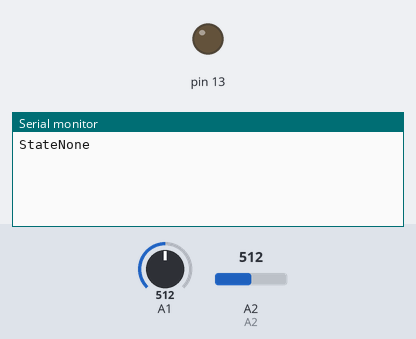
A sketch run on a simulated Arduino Micro, built with avr-gcc and run on an emulated ATmega32U4. Parts: output pins drawn as LEDs (lit = HIGH), the last lines printed to the serial monitor. The test bench sets the inputs (shaded band); at power-on: A2 = 512, A1 = 512. USB keyboard and mouse output is not drawn.

Above: at 1.2 s.
1.3 s: A2 set to 190
At 2.2 s:
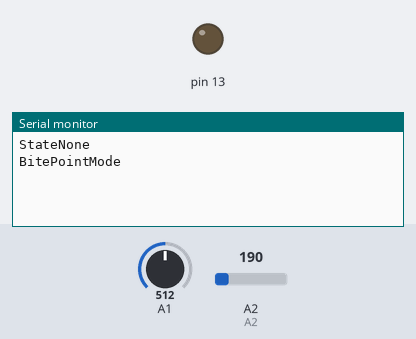
2.8 s: A2 set to 275
At 3.3 s:
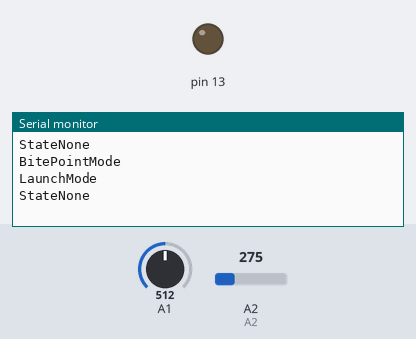

Measured:
- after the input at 1.3 s, the serial monitor: prints a new line at once (image 1)
- after the input at 2.8 s, the serial monitor: prints a new line at once (image 2)

The sketch:

Clutch.ino
```cpp
// Dual Clutch Controller
// Arduino Leonardo or Arduino Micro.
//
// Wataru Hanada
// 2020-02-02 - Original Version
// 2020-04-26 - Add Bite Point Mode
//------------------------------------------------------------

#include "Joystick.h"
#include "State.h"

Joystick_ Joystick = Joystick_(
  0x03,                    // reportid
  JOYSTICK_TYPE_GAMEPAD,   // type
  0,                       // button count
  0,                       // hat switch count
  false,                   // x axis enable
  false,                   // y axis enable
  false,                   // z axis enable
  false,                   // right x axis enable
  false,                   // right y axis enable
  false,                   // right z axis enable
  false,                   // rudder enable
  true,                    // throttle enable
  false,                   // accelerator enable
  true,                    // brake enable
  false                    // steering enable
);

const bool isDebug = false;
const long a1_min = 280;
const long a1_max = 222;
const long a2_min = 265;
const long a2_max = 200;

StateContext state_context_;
InputData in_;
OutData out_;

void setup() {
  if(isDebug) {
    Serial.begin(9600);
  }
  Joystick.setBrakeRange(a1_min, a1_max); // Left Paddle A1
  Joystick.setThrottleRange(a2_min, a2_max); // Right Paddle A2
  Joystick.begin();

  in_.Init(a1_min, a1_max, a2_min, a2_max, false);

  pinMode(A1, INPUT_PULLUP);
  pinMode(A2, INPUT_PULLUP);
  pinMode(13, OUTPUT);
}

void loop() {

  // Turn indicator light on.
  // digitalWrite(13, 1);

  auto a1 = analogRead(A1);
  auto a2 = analogRead(A2);

  if(isDebug) {
    Serial.println(a1);
    Serial.println(a2);
  }

  in_.Update(a1, a2);
  state_context_.Update(&in_, &out_);

  Joystick.setBrake(out_.A1);

  if(isDebug) {
    Serial.println(out_.A1);
  }
}
```

State.h
```cpp
class StateContext;

struct InputData {
  long a1_min_, a1_max_;
  long a2_min_, a2_max_;
  long a1_range_, a2_range_;
  long A1, A2, P1, P2;
  long hold_;
  bool use_filter_;
  long last_a1_;

  void Init(long a1_min, long a1_max, long a2_min, long a2_max, bool use_filter) {
    a1_min_ = a1_min;
    a1_max_ = a1_max;
    a2_min_ = a2_min;
    a2_max_ = a2_max;
    a1_range_ = a1_max - a1_min;
    a2_range_ = a2_max - a2_min;
    last_a1_ = a1_min;
  }

  long Filter(long value) {
    auto ratio = 0.2;
    last_a1_ = (1 - ratio) * last_a1_ + ratio * value;
    return last_a1_;
  }

  void Update(long a1, long a2) {
    P1 = ((a1 - a1_min_) * 100) / a1_range_;
    P2 = ((a2 - a2_min_) * 100) / a2_range_;
    A1 = Filter(a1);
    A2 = a2;
  }
};

struct OutData {
  long A1;
  long A2;
};

class State {
public:
  virtual void Update(StateContext* state_context, InputData* in, OutData* out) = 0;
};

class StateNone: public State {
public:
  StateNone() { Serial.println("StateNone"); }
  void Update(StateContext* state_context, InputData* in, OutData* out);
};

class BitePointMode: public State {
public:
  BitePointMode() { Serial.println("BitePointMode"); }
  void Update(StateContext* state_context, InputData* in, OutData* out);
};

class LaunchMode: public State {
public:
  LaunchMode() { Serial.println("LaunchMode"); }
  void Update(StateContext* state_context, InputData* in, OutData* out);
};

class StateContext {
  private:
    State* state_;

  public:
    StateContext(void):state_(new StateNone()) {
    }

    void SetState(State *state) {
      if(state_) delete state_;
      state_ = state;
    }

  void Update(InputData* in, OutData* out) {
    state_->Update(this, in, out);
  }
};

void StateNone::Update(StateContext* state_context, InputData* in, OutData* out) {
  out->A1 = in->A1;
  if(in->P2 > 90) {
    state_context->SetState(new BitePointMode());
  }
}
void BitePointMode::Update(StateContext* state_context, InputData* in, OutData* out) {
  out->A1 = in->a1_max_;
  if(in->P2 < 5) {
    state_context->SetState(new LaunchMode());
  }
}
void LaunchMode::Update(StateContext* state_context, InputData* in, OutData* out) {
  out->A1 = max(in->hold_, in->A1);
  if(in->P1 < 5) {
    state_context->SetState(new StateNone());
  }
}
```
